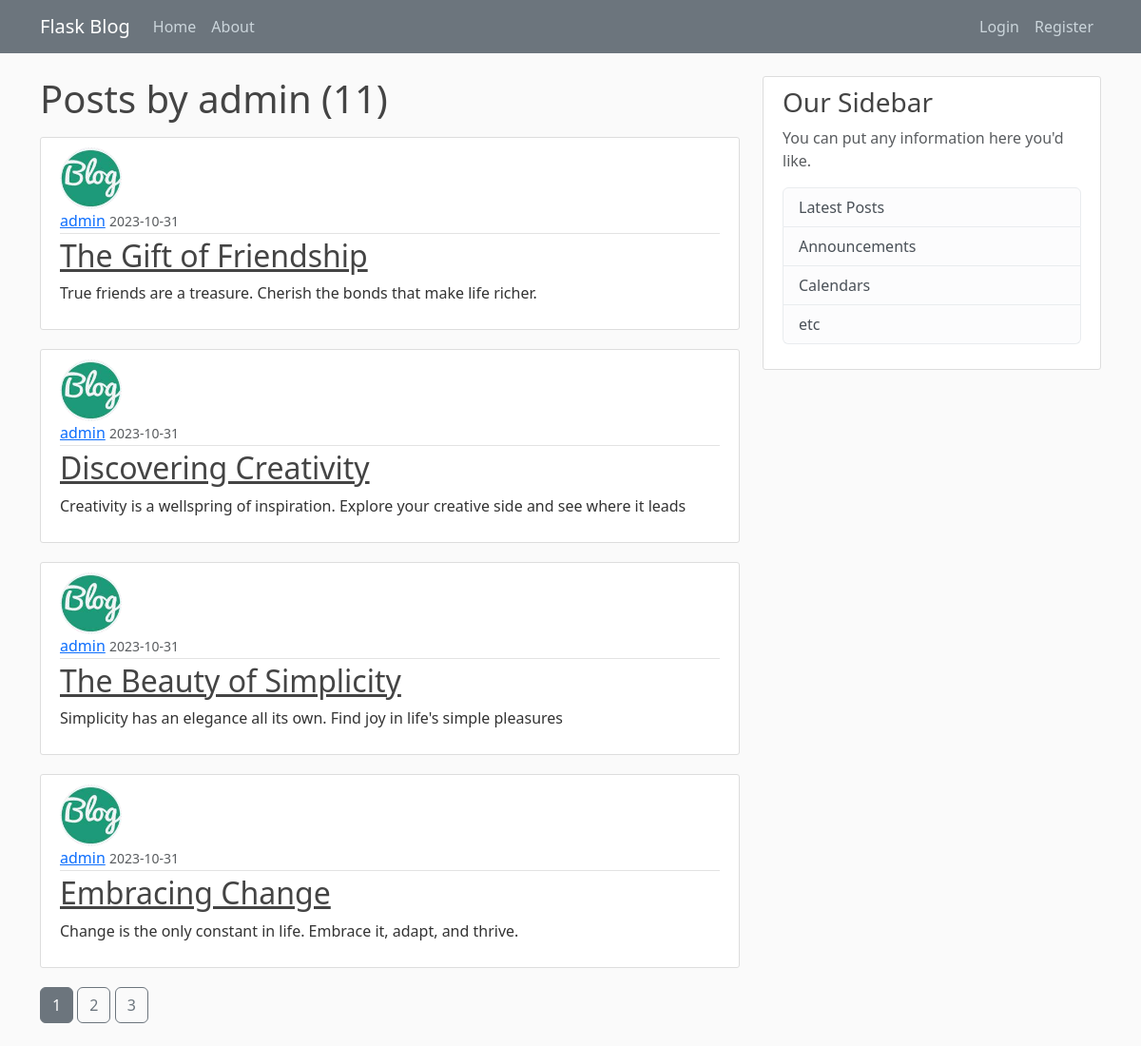
Screenshot of /user/admin with the database file from the repository.
### flaskblog/models.py (models this page shows, shortened)
class User(db.Model, UserMixin):
    id = db.Column(db.Integer, primary_key=True)
    username = db.Column(db.String(20), unique=True, nullable=False)
    email = db.Column(db.String(120), unique=True, nullable=False)
    image_file = db.Column(db.String(20), nullable=False, default='default.jpeg')
    password = db.Column(db.String(60), nullable=False)
    post = db.relationship('Post', backref='author', lazy=True)

class Post(db.Model):
    id = db.Column(db.Integer, primary_key=True)
    title = db.Column(db.String(100), nullable=False)
    date_posted = db.Column(db.DateTime, nullable=False, default=datetime.utcnow)
    content = db.Column(db.Text, nullable=False)
    user_id = db.Column(db.Integer, db.ForeignKey('user.id'), nullable=False)

### flaskblog/routes.py (the view)
@app.route("/user/<string:username>")
def user_posts(username):
    page = request.args.get('page', 1, type=int)
    user = User.query.filter_by(username=username).first_or_404()
    posts = Post.query.filter_by(author=user)\
            .order_by(Post.date_posted.desc())\
            .paginate(page=page, per_page=4)
    return render_template("user_posts.html", posts=posts, user=user)

### flaskblog/templates/user_posts.html
{% extends "layout.html" %}
{% block content %}
    <h1 class="mb-3"> Posts by {{ user.username }} ({{ posts.total }})</h1>
{% for post in posts.items %}
    <article class="media content-section">
        <img class="rounded-circle article-img" src="{{ url_for('static', filename='profile_pics/' + post.author.image_file) }}">
        <div class="media-body">
            <div class="article-metadata">
            <a class="mr-2" href="{{ url_for('user_posts', username=post.author.username) }}">{{ post.author.username }}</a>
            <small class="text-muted">{{ post.date_posted.strftime('%Y-%m-%d') }}</small>
            </div>
            <h2><a class="article-title" href="{{ url_for('post', post_id=post.id)}}">{{ post.title }}</a></h2>
            <p class="article-content">{{ post.content }}</p>
        </div>
    </article>
{% endfor %}
{% for page_num in posts.iter_pages(left_edge=1, right_edge=1, left_current=1, right_current=2) %}
    {% if page_num %}
        {% if posts.page == page_num %}
            <a class="btn btn-secondary mb-4" href="{{ url_for('user_posts', username=user.username, page=page_num)}}">{{ page_num }}</a>
        {% else %}
            <a class="btn btn-outline-secondary mb-4" href="{{ url_for('user_posts', username=user.username, page=page_num)}}">{{ page_num }}</a>
        {% endif %}
    {% else %}
        ...
    {% endif %}
{% endfor %}
{% endblock content %}

### flaskblog/static/main.css (style rules this page uses)
body { background: #fafafa; color: #333333; margin-top: 5rem; }
h1, h2, h3, h4, h5, h6 { color: #444444; }
.content-section { background: #ffffff; padding: 10px 20px; border: 1px solid #dddddd; border-radius: 3px; margin-bottom: 20px; }
.article-title { color: #444444; }
.article-content { white-space: pre-line; }
.article-img { height: 65px; width: 65px; margin-right: 16px; }
.article-metadata { padding-bottom: 1px; margin-bottom: 4px; border-bottom: 1px solid #e3e3e3 }

### rows the page displays
User: username "admin"
Post: image_file (picture), author.username "admin", date_posted "2023-10-31", title "The Gift of Friendship", content "True friends are a treasure. Cherish the bonds that make life richer."
Post: image_file (picture), author.username "admin", date_posted "2023-10-31", title "Discovering Creativity", content "Creativity is a wellspring of inspiration. Explore your creative side and see where it leads"
Post: image_file (picture), author.username "admin", date_posted "2023-10-31", title "The Beauty of Simplicity", content "Simplicity has an elegance all its own. Find joy in life's simple pleasures"
Post: image_file (picture), author.username "admin", date_posted "2023-10-31", title "Embracing Change", content "Change is the only constant in life. Embrace it, adapt, and thrive."

### other values shown
{{ posts.total }} "11"
{{ page_num }} "1"
{{ page_num }} "2" "3"
